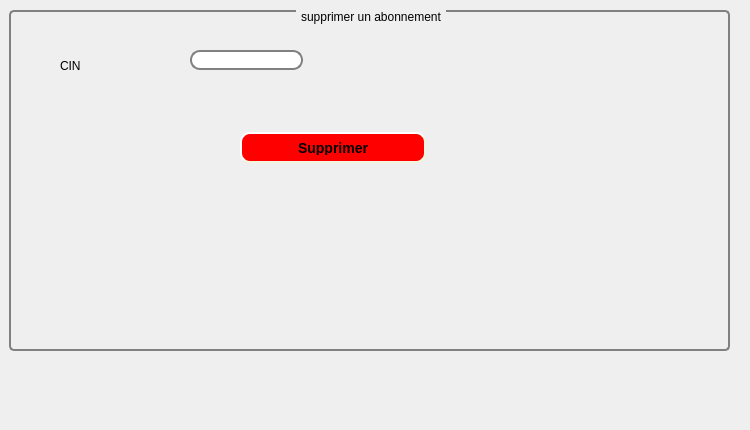
     <widget class="QWidget" name="tab_9">
      <attribute name="title">
       <string>Supprimer un abonnement</string>
      </attribute>
      <widget class="QLineEdit" name="lineedit_cin_3">
       <property name="geometry">
        <rect>
         <x>190</x>
         <y>50</y>
         <width>113</width>
         <height>20</height>
        </rect>
       </property>
       <property name="styleSheet">
        <string notr="true">QLineEdit {
    border: 2px solid gray;
    border-radius: 10px;
    padding: 0 8px;
    background: white;
    selection-background-color: darkgray;
}</string>
       </property>
      </widget>
      <widget class="QLabel" name="label_16">
       <property name="geometry">
        <rect>
         <x>60</x>
         <y>50</y>
         <width>71</width>
         <height>31</height>
        </rect>
       </property>
       <property name="text">
        <string>CIN</string>
       </property>
      </widget>
      <widget class="QPushButton" name="pb_supprimer_2">
       <property name="geometry">
        <rect>
         <x>240</x>
         <y>132</y>
         <width>186</width>
         <height>31</height>
        </rect>
       </property>
       <property name="styleSheet">
        <string notr="true">QPushButton#pb_supprimer_2 {
    background-color: red;
    border-style: outset;
    border-width: 2px;
    border-radius: 10px;
    border-color: beige;
    font: bold 14px;
    min-width: 10em;
    padding: 6px;
}</string>
       </property>
       <property name="text">
        <string>Supprimer</string>
       </property>
      </widget>
      <widget class="QGroupBox" name="groupBox_6">
       <property name="geometry">
        <rect>
         <x>9</x>
         <y>10</y>
         <width>721</width>
         <height>341</height>
        </rect>
       </property>
       <property name="styleSheet">
        <string notr="true">QGroupBox {
    background-color: qlineargradient(x1: 0, y1: 0, x2: 0, y2: 1,
                                      stop: 0 #E0E0E0, stop: 1 #FFFFFF);
    border: 2px solid gray;
    border-radius: 5px;
    margin-top: 1ex; /* leave space at the top for the title */
}

QGroupBox::title {
    subcontrol-origin: margin;
    subcontrol-position: top center; /* position at the top center */
    padding: 0 3px;
    background-color: qlineargradient(x1: 0, y1: 0, x2: 0, y2: 1,
                                      stop: 0 #FF0ECE, stop: 1 #FFFFFF);
}</string>
       </property>
       <property name="title">
        <string>supprimer un abonnement</string>
       </property>
      </widget>
      <widget class="QLabel" name="label_37">
       <property name="geometry">
        <rect>
         <x>-6</x>
         <y>0</y>
         <width>741</width>
         <height>421</height>
        </rect>
       </property>
       <property name="text">
        <string/>
       </property>
       <property name="pixmap">
        <pixmap>../../Downloads/78634496_719301035223392_5189077133661569024_n.jpg</pixmap>
       </property>
      </widget>
      <zorder>label_37</zorder>
      <zorder>groupBox_6</zorder>
      <zorder>lineedit_cin_3</zorder>
      <zorder>label_16</zorder>
      <zorder>pb_supprimer_2</zorder>
     </widget>
